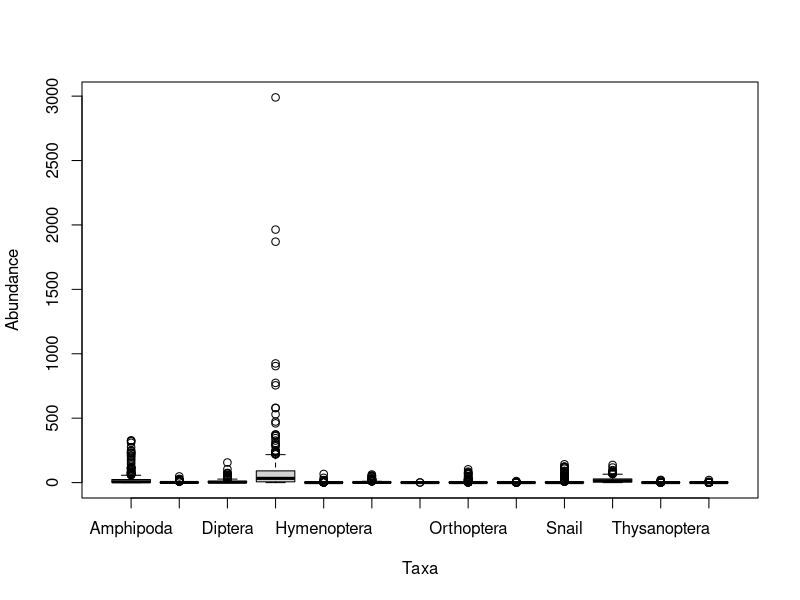
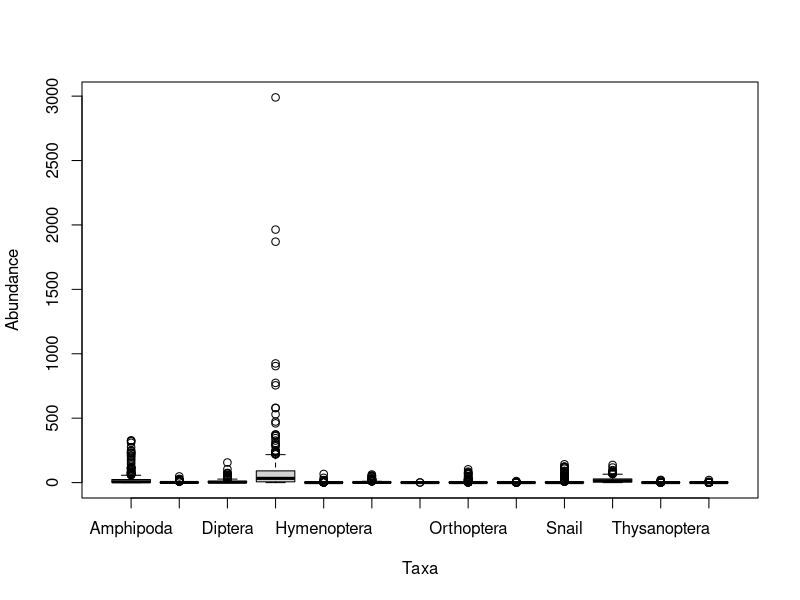

Recreate these plots in R, in order. (Note: this script raises an error after producing the figures.)
require(car)
require(multcomp)

#         ABUNDANCE

###   Abundance~Taxa
stacked.abun<-read.csv("./Cleaned Bird Data/cleanedabundance_stacked.csv")
head(stacked.abun)
stacked.abun$Taxa=as.factor(stacked.abun$Taxa)
model.orderabun<-glm(Abundance~0+Taxa, data=stacked.abun, family=poisson())
summary(model.orderabun)
Anova(model.orderabun)
order.test=glht(model.orderabun,linfct=mcp(Taxa="Tukey"))
cld(order.test)
plot(Abundance~Taxa, data=stacked.abun)

###   Abundance~Taxa+Site
model.abunsite<-glm(Abundance~0+Taxa+Site, data=stacked.abun, family=poisson())
summary(model.abunsite)
Anova(model.abunsite)
par(mfrow=c(1,1))
plot(Abundance~Taxa+Site, data = stacked.abun)

abunsite.test=glht(model.abunsite,linfct=mcp(Taxa="Tukey"))
cld(abunsite.test)

###   Abundance~Taxa*Site
model.abunsiteint<-glm(Abundance~0+Taxa*Site, data=stacked.abun, family=poisson())
summary(model.abunsiteint)
Anova(model.abunsiteint)
# => Significant interaction between Taxa and Site

###   Abundance~Taxa*Site+SolarDay+Treatment
model.abunsitesol<-glm(Abundance~0+Taxa*Site+Period+Treatment, data=stacked.abun, family=poisson())
summary(model.abunsitesol)
Anova(model.abunsitesol)

### Interactions between Treatment and other variables (Site, Taxa, Solar Day) on Abundance>>>>>>>>>>>>>>>>>

###   Abundance~Treatment*Taxa
model.treat.taxa<-glm(Abundance~0+Treatment*Taxa, data=stacked.abun, family=poisson())
summary(model.treat.taxa)
Anova(model.treat.taxa)
par(mfrow=c(2,2))
plot(model.treat.taxa)
par(mfrow=c(1,1))

###   Abundance~Treatment*Site
model.treat.site<-glm(Abundance~0+Treatment*Site, data=stacked.abun, family=poisson())
summary(model.treat.site)
Anova(model.treat.site)
par(mfrow=c(2,2))
plot(model.treat.site)
par(mfrow=c(1,1))

###   Abundance~Treatment*SolarDay
model.treat.sol<-glm(Abundance~0+Treatment*SolarDay, data=stacked.abun, family=poisson())
summary(model.treat.sol)
Anova(model.treatsol)
par(mfrow=c(2,2))
plot(model.treat.sol)
par(mfrow=c(1,1))


#         BIOMASS

### What Kind of Effect does Exclosure have on Abundance >>>>>>>>>>>>>>>>>

stacked.biomass<-read.csv("./Cleaned Bird Data/cleanedbiomass_stacked.csv")
head(stacked.biomass)
stacked.biomass$Taxa=as.factor(stacked.biomass$Taxa)
model.orderbiom<-glm(Mass~0+Taxa, data=stacked.biomass, family=poisson())

plot(Mass~Taxa*Site, data=stacked.biomass)
